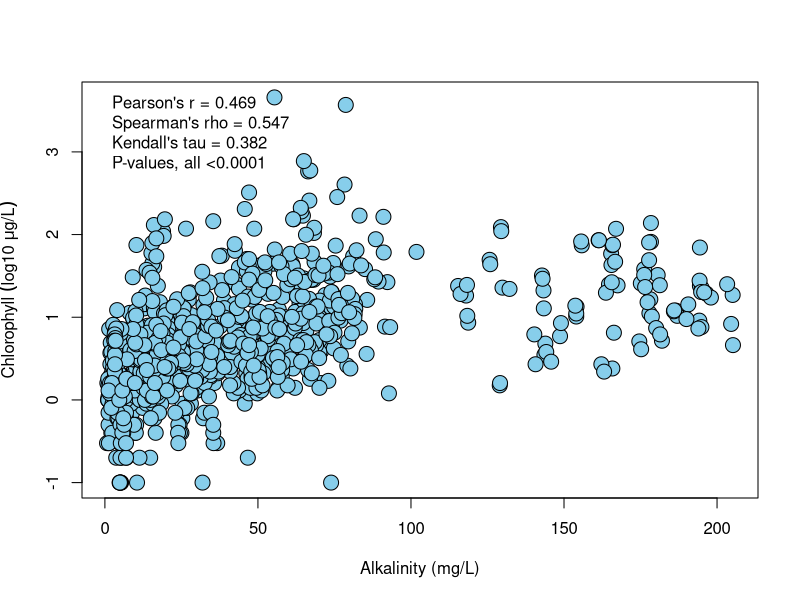
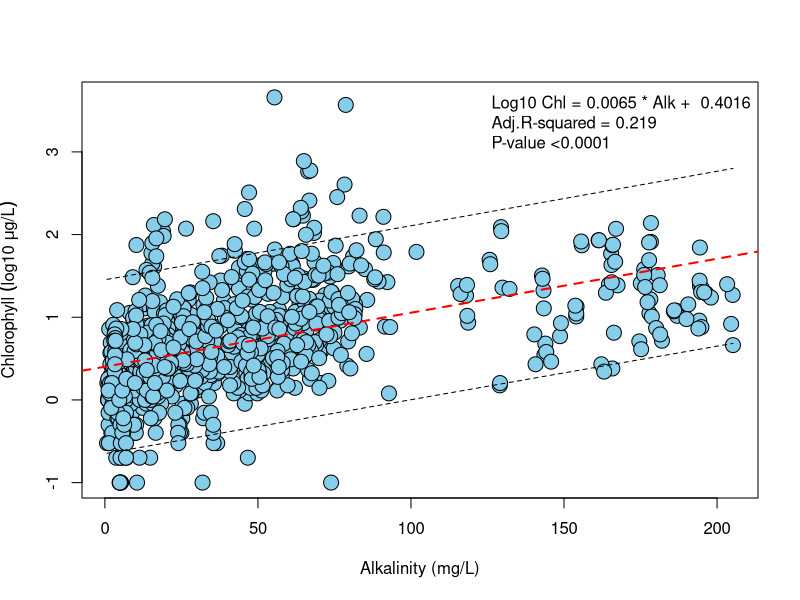
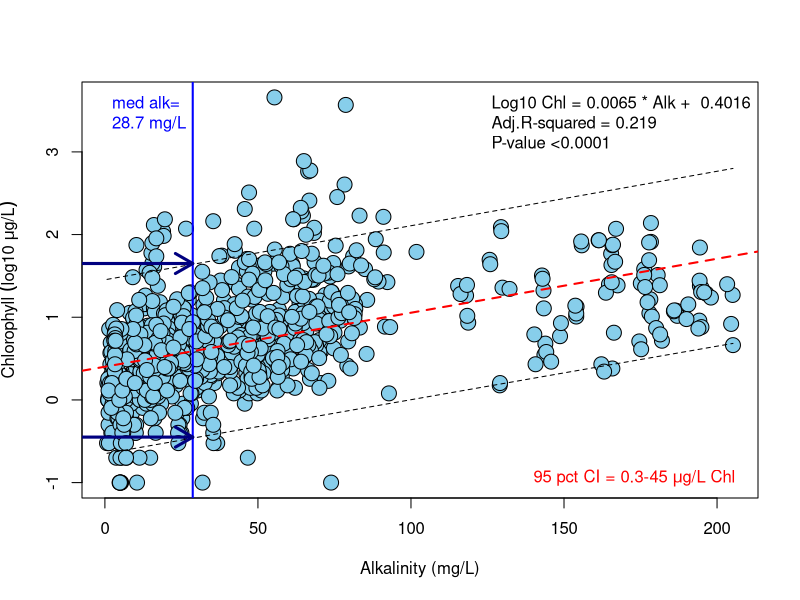

Here is the R script that generated these plots, in order:
######## CORRELATION PLOT (LAKE DATA; ALK/PH)
lakes <- read.csv("lakes.csv", T)
attach(lakes)

################################
# CORRELATION PLOT
################################
cor.pearson <- cor.test(alk, log10(chl))
cor.spearman <- cor.test(alk, log10(chl), method="spearman")
cor.kendall  <- cor.test(alk, log10(chl), method="kendall")

op=par(mfrow=c(1,1))
pdf (file="correlation1.pdf", width=9, height=6)
plot(alk, log10(chl), 
     xlab="Alkalinity (mg/L)", 
     ylab=(expression("Chlorophyll " ("log10 " * mu * "g/L"))),
     pch=21, bg="skyblue", cex=2)

legend(x="topleft",
   c("Pearson's r = 0.469", 
     "Spearman's rho = 0.547",
     "Kendall's tau = 0.382",
     "P-values, all <0.0001"),   bty="n")
dev.off()

################################
# REGRESSION PLOT
################################
alkchl.lm = lm(log10(chl) ~alk)
alk.sort = sort(unique(alk))
pred.chl = predict(alkchl.lm, 
    newdata = data.frame(alk = alk.sort), int="pred")

op=par(mfrow=c(1,1))
pdf (file="regression1.pdf", width=9, height=6)
plot(alk, log10(chl), 
     xlab="Alkalinity (mg/L)", 
     ylab=(expression("Chlorophyll " ("log10 " * mu * "g/L"))),
     pch=21, bg="skyblue", cex=2)
abline(alkchl.lm, col="red", lty=2, lwd=2)
lines(alk.sort, pred.chl[,2], lty=2) #lower CI
lines(alk.sort, pred.chl[,3], lty=2) #upper CI

legend(x="topright", 
   c(paste("Log10 Chl =", round(alkchl.lm$coef[2],4), 
     "* Alk + ", round(alkchl.lm$coeff[1],4)),
    paste("Adj.R-squared =", round(summary(alkchl.lm)$adj.r.squared, 4)),
    paste("P-value <0.0001")),
    bty="n", cex=1) 
dev.off()

op=par(mfrow=c(1,1))
pdf (file="regression2.pdf", width=9, height=6)
plot(alk, log10(chl), 
     xlab="Alkalinity (mg/L)", 
     ylab=(expression("Chlorophyll " ("log10 " * mu * "g/L"))),
     pch=21, bg="skyblue", cex=2)
abline(alkchl.lm, col="red", lty=2, lwd=2)
abline(v=median(alk), col="blue", lty=1, lwd=2)

lines(alk.sort, pred.chl[,2], lty=2) #lower CI
lines(alk.sort, pred.chl[,3], lty=2) #upper CI

legend(x="topright", 
   c(paste("Log10 Chl =", round(alkchl.lm$coef[2],4), 
     "* Alk + ", round(alkchl.lm$coeff[1],4)),
    paste("Adj.R-squared =", round(summary(alkchl.lm)$adj.r.squared, 4)),
    paste("P-value <0.0001")),
    bty="n", cex=1) 
legend(x="topleft", c("med alk=", "28.7 mg/L"), text.col="blue", bty="n")

arrows(x0=-10, y0=-0.45, x1=28.7, y1=-0.45, col="navyblue", lwd=3, length=0.2, angle=30)
arrows(x0=-10, y0=1.65, x1=28.7, y1=1.65, col="navyblue", lwd=3, length=0.2, angle=30)

legend(x="bottomright", expression("95 pct CI = 0.3-45 " * mu* "g/L Chl   "), bty="n", text.col="red")
dev.off()

